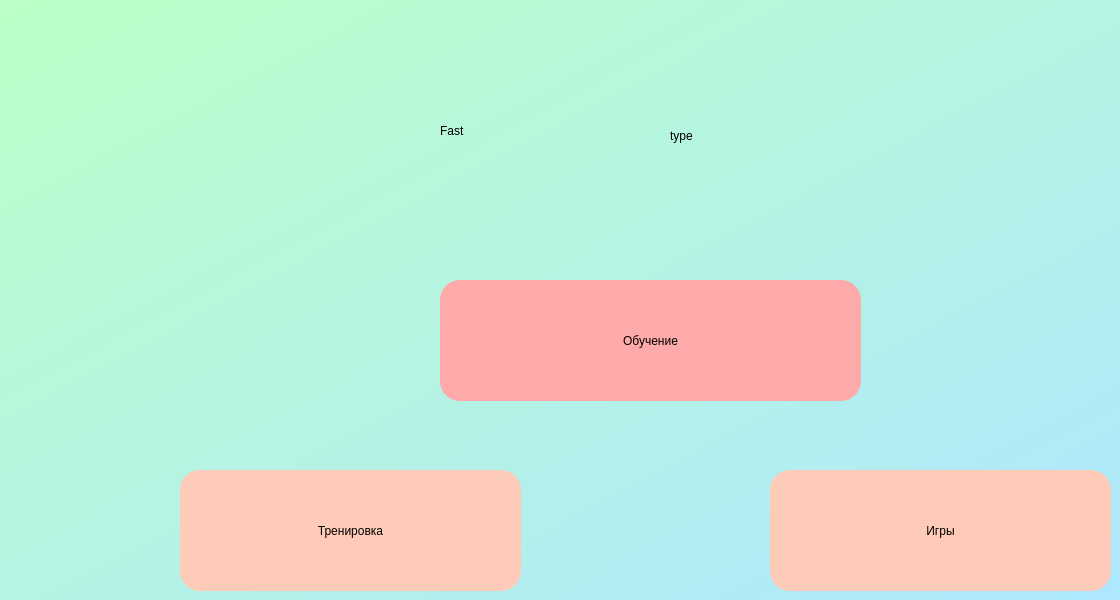
    <widget class="QWidget" name="Mane">
     <property name="styleSheet">
      <string notr="true">background-color: qlineargradient(spread:pad, x1:0, y1:0, x2:1, y2:1, stop:0 rgba(188, 255, 199, 255), stop:1 rgba(174, 231, 255, 255));</string>
     </property>
     <widget class="QLabel" name="type">
      <property name="geometry">
       <rect>
        <x>670</x>
        <y>70</y>
        <width>321</width>
        <height>131</height>
       </rect>
      </property>
      <property name="styleSheet">
       <string notr="true">background-color: rgba(255, 255, 255, 0);
font: 95pt &quot;Agency FB&quot;;</string>
      </property>
      <property name="text">
       <string>type</string>
      </property>
     </widget>
     <widget class="QLabel" name="Fast">
      <property name="geometry">
       <rect>
        <x>440</x>
        <y>70</y>
        <width>231</width>
        <height>121</height>
       </rect>
      </property>
      <property name="styleSheet">
       <string notr="true">background-color: rgba(255, 255, 255, 0);
font:100pt &quot;Dancing Script&quot;;



</string>
      </property>
      <property name="text">
       <string>Fast</string>
      </property>
      <property name="alignment">
       <set>Qt::AlignLeading|Qt::AlignLeft|Qt::AlignVCenter</set>
      </property>
     </widget>
     <widget class="QPushButton" name="lrn">
      <property name="geometry">
       <rect>
        <x>440</x>
        <y>280</y>
        <width>421</width>
        <height>121</height>
       </rect>
      </property>
      <property name="styleSheet">
       <string notr="true">QPushButton{
	background-color: rgb(255, 170, 170);
	font: 25pt &quot;Montserrat Medium&quot;;
	border-radius: 20px;
}

QPushButton:hover {
	font-size: 27pt;   
}

QPushButton:pressed {
	background-color: rgb(229, 150, 150);	   
}</string>
      </property>
      <property name="text">
       <string>Обучение</string>
      </property>
     </widget>
     <widget class="QPushButton" name="gm">
      <property name="geometry">
       <rect>
        <x>770</x>
        <y>470</y>
        <width>341</width>
        <height>121</height>
       </rect>
      </property>
      <property name="styleSheet">
       <string notr="true">QPushButton{
	background-color: rgb(255, 203, 185);
	font: 57 20pt &quot;Montserrat Medium&quot;;
	border-radius: 20px;
}

QPushButton:hover {
	font-size: 22pt;   
}

QPushButton:pressed {
	background-color: rgb(229, 182, 166);	   
}
</string>
      </property>
      <property name="text">
       <string>Игры</string>
      </property>
     </widget>
     <widget class="QPushButton" name="ex">
      <property name="geometry">
       <rect>
        <x>180</x>
        <y>470</y>
        <width>341</width>
        <height>121</height>
       </rect>
      </property>
      <property name="styleSheet">
       <string notr="true">QPushButton{
	background-color: rgb(255, 203, 185);
	font: 57 20pt &quot;Montserrat Medium&quot;;
	border-radius: 20px;
}

QPushButton:hover {
	font-size: 22pt;   
}

QPushButton:pressed {
	background-color: rgb(229, 182, 166);	   
}</string>
      </property>
      <property name="text">
       <string>Тренировка</string>
      </property>
     </widget>
    </widget>
